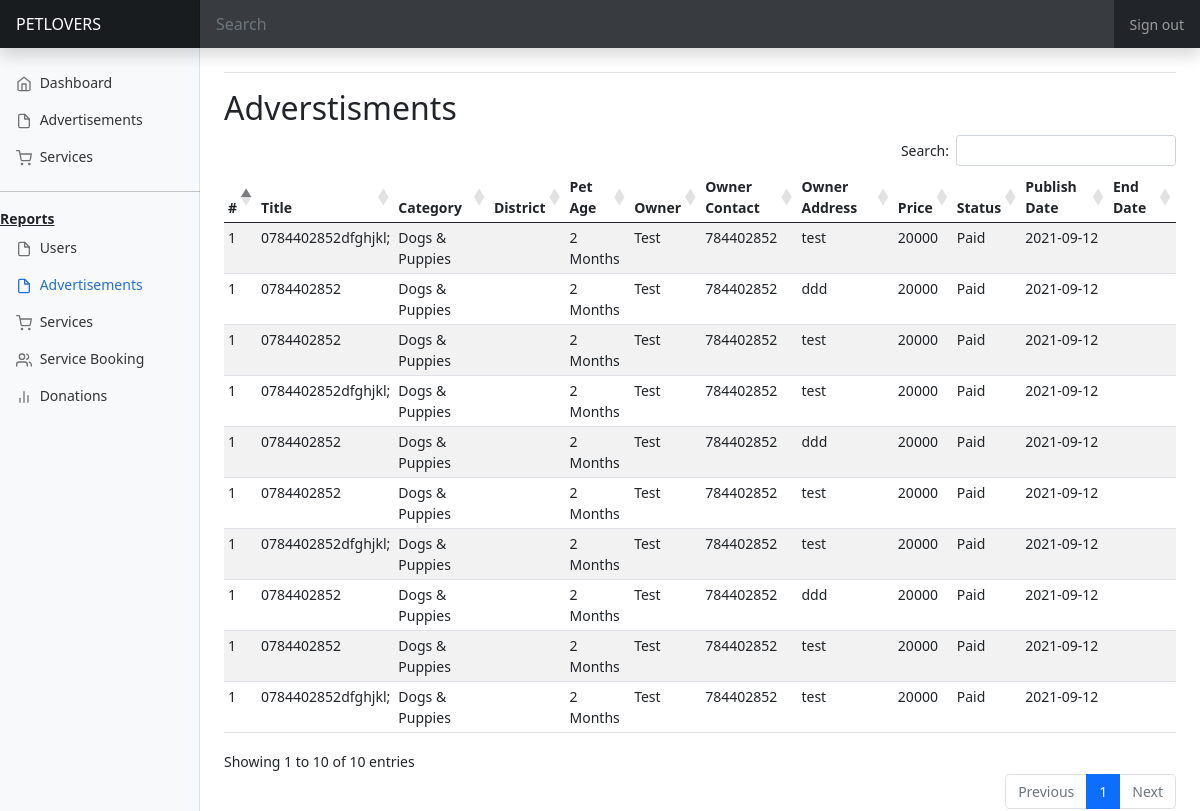
Page /admin/advertisements.php (signed in) on the committed database.
### tables this page shows
CREATE TABLE `advertisement` (
  `add_id` int(11) NOT NULL,
  `pet_cat` int(11) NOT NULL,
  `district_id` int(11) NOT NULL,
  `post_title` varchar(500) NOT NULL,
  `pet_age` varchar(200) NOT NULL,
  `owner_name` varchar(500) NOT NULL,
  `owner_contact` int(10) NOT NULL,
  `owner_address` varchar(500) NOT NULL,
  `price` int(11) NOT NULL,
  `description` varchar(500) NOT NULL,
  `status` int(11) NOT NULL,
  `pay_status` int(11) NOT NULL,
  `published_date` date DEFAULT NULL,
  `end_date` date DEFAULT NULL,
  `package_id` int(11) DEFAULT NULL,
  `posted_date` date NOT NULL,
  `user_id` int(11) NOT NULL
);

CREATE TABLE `categories` (
  `cat_id` int(11) NOT NULL,
  `cat_name` varchar(200) NOT NULL
);

### model/admin.model.php (called while the page is built, shortened)
<?php
class admin
{
    public function getPosts(){
        global $con;
        $r=$con->prepare("SELECT a.add_id,a.pet_cat,c.cat_name,a.district_id,d.district_name,a.post_title,a.pet_age, "
        ."a.owner_name,a.owner_contact,a.owner_address,a.price,a.description,a.status,a.pay_status,a.published_date, "
        ."a.user_id,COUNT(i.img_id) as image_count from advertisement a left JOIN categories c on a.pet_cat=c.cat_id "
        ."LEFT JOIN district d on a.district_id=d.district_id left join post_image i on a.add_id=i.post_id  "
        ."GROUP by a.add_id");
        $r->execute();
        return $r;
    }
}

### admin/advertisements.php (the view, shortened to what this page needs)
<?php
include '../common/connection.php';
include '../model/admin.model.php';
$oba = new admin();
$posts = $oba->getPosts();
?>
<!doctype html>
<html lang="en">
<head>
    <link href="https://cdn.jsdelivr.net/npm/bootstrap@5.1.0/dist/css/bootstrap.min.css" rel="stylesheet">
    <link rel="stylesheet" href="https://use.fontawesome.com/releases/v5.13.0/css/all.css">
    <link rel="stylesheet" href="./css/styles.css">
    <link rel="stylesheet" href="https://cdn.datatables.net/1.11.1/css/dataTables.bootstrap5.min.css">
    <link href="dashboard.css" rel="stylesheet">
</head>
<body>
    <header class="navbar navbar-dark sticky-top bg-dark flex-md-nowrap p-0 shadow">
        <a class="navbar-brand col-md-3 col-lg-2 me-0 px-3" href="#">PETLOVERS</a>
        <input class="form-control form-control-dark w-100" type="text" placeholder="Search" aria-label="Search">
        <div class="navbar-nav">
            <div class="nav-item text-nowrap">
                <a class="nav-link px-3" href="./login">Sign out</a>
            </div>
        </div>
    </header>
    <div class="container-fluid">
        <div class="row">
            <nav id="sidebarMenu" class="col-md-3 col-lg-2 d-md-block bg-light sidebar collapse">
                <div class="position-sticky pt-3">
                    <ul class="nav flex-column">
                        <li class="nav-item">
                            <a class="nav-link " aria-current="page" href="#">
                                <span data-feather="home"></span>
                                Dashboard
                            </a>
                        </li>
                        <li class="nav-item">
                            <a class="nav-link" href="./admin-adds">
                                <span data-feather="file"></span>
                                Advertisements
                            </a>
                        </li>
                        <li class="nav-item">
                            <a class="nav-link" href="./admin-services">
                                <span data-feather="shopping-cart"></span>
                                Services
                            </a>
                        </li>
                        <hr>
                        <li class="nav-item"><b><u>Reports</u></b></li>
                        <li class="nav-item">
                            <a class="nav-link " href="./users">
                                <span data-feather="file"></span>
                                Users
                            </a>
                        </li>
                        <li class="nav-item">
                            <a class="nav-link active" href="./advertisements">
                                <span data-feather="file"></span>
                                Advertisements
                            </a>
                        </li>
                        <li class="nav-item">
                            <a class="nav-link" href="./services">
                                <span data-feather="shopping-cart"></span>
                                Services
                            </a>
                        </li>
                        <li class="nav-item">
                            <a class="nav-link" href="./service-booking">
                                <span data-feather="users"></span>
                                Service Booking
                            </a>
                        </li>
                        <li class="nav-item">
                            <a class="nav-link" href="./donation">
                                <span data-feather="bar-chart-2"></span>
                                Donations
                            </a>
                        </li>
                    </ul>
                </div>
            </nav>
            <main class="col-md-9 ms-sm-auto col-lg-10 px-md-4">
                <div class="d-flex justify-content-between flex-wrap flex-md-nowrap align-items-center pt-3 pb-2 mb-3 border-bottom">
                </div>
                <h2>Adverstisments</h2>
                <div class="table-responsive">
                    <table class="table table-striped table-sm" id="reporttable">
                        <thead>
                            <tr>
                                <th scope="col">#</th>
                                <th scope="col">Title</th>
                                <th scope="col">Category</th>
                                <th scope="col">District</th>
                                <th scope="col">Pet Age</th>
                                <th scope="col">Owner</th>
                                <th scope="col">Owner Contact</th>
                                <th scope="col">Owner Address</th>
                                <th scope="col">Price</th>
                                <th scope="col">Status</th>
                                <th scope="col">Publish Date</th>
                                <th scope="col">End Date</th>
                            </tr>
                        </thead>
                        <tbody>
                            <?php
                            $i = 1;
                            while ($row = $posts->fetch(PDO::FETCH_BOTH)) { ?>
                                <tr>
                                    <td><?php echo $i ?></td>
                                    <td><?php echo $row['post_title'] ?></td>
                                    <td><?php echo $row['cat_name'] ?></td>
                                    <td><?php echo $row['district'] ?></td>
                                    <td><?php echo $row['pet_age'] ?></td>
                                    <td><?php echo $row['owner_name'] ?></td>
                                    <td><?php echo $row['owner_contact'] ?></td>
                                    <td><?php echo $row['owner_address'] ?></td>
                                    <td><?php echo $row['price'] ?></td>
                                    <td>
                                        <?php if ($row['pay_status'] == 1) {
                                            echo 'Paid';
                                        } else {
                                            echo 'Payment Pending';
                                        }
                                        ?>
                                    </td>
                                    <td><?php echo $row['published_date'] ?></td>
                                    <td><?php echo $row['end_date'] ?></td>
                                </tr>
                            <?php } ?>
                        </tbody>
                    </table>
                </div>
            </main>
        </div>
    </div>
</body>
</html>

### css/styles.css (style rules this page uses)
body { background-color: white; }

### admin/dashboard.css (style rules this page uses)
body { font-size: .875rem; }
.feather { width: 16px; height: 16px; vertical-align: text-bottom; }
.sidebar { position: fixed; top: 0; bottom: 0; left: 0; z-index: 100; padding: 48px 0 0; box-shadow: inset -1px 0 0 rgba(0, 0, 0, .1); }
.sidebar .nav-link { font-weight: 500; color: #333; }
.sidebar .nav-link .feather { margin-right: 4px; color: #727272; }
.sidebar .nav-link.active { color: #2470dc; }
.sidebar .nav-link:hover .feather, .sidebar .nav-link.active .feather { color: inherit; }
.navbar-brand { padding-top: .75rem; padding-bottom: .75rem; font-size: 1rem; background-color: rgba(0, 0, 0, .25); box-shadow: inset -1px 0 0 rgba(0, 0, 0, .25); }
.navbar .form-control { padding: .75rem 1rem; border-width: 0; border-radius: 0; }
.form-control-dark { color: #fff; background-color: rgba(255, 255, 255, .1); border-color: rgba(255, 255, 255, .1); }

### rows in the picture
advertisement: post_title "0784402852dfghjkl;", categories.cat_name "Dogs & Puppies", pet_age "2 Months", owner_name "Test", owner_contact "784402852", owner_address "test", price "20000", pay_status "Paid", published_date "2021-09-12"
advertisement: post_title "0784402852", categories.cat_name "Dogs & Puppies", pet_age "2 Months", owner_name "Test", owner_contact "784402852", owner_address "ddd", price "20000", pay_status "Paid", published_date "2021-09-12"
advertisement: post_title "0784402852", categories.cat_name "Dogs & Puppies", pet_age "2 Months", owner_name "Test", owner_contact "784402852", owner_address "test", price "20000", pay_status "Paid", published_date "2021-09-12"
advertisement: post_title "0784402852dfghjkl;", categories.cat_name "Dogs & Puppies", pet_age "2 Months", owner_name "Test", owner_contact "784402852", owner_address "test", price "20000", pay_status "Paid", published_date "2021-09-12"
advertisement: post_title "0784402852", categories.cat_name "Dogs & Puppies", pet_age "2 Months", owner_name "Test", owner_contact "784402852", owner_address "ddd", price "20000", pay_status "Paid", published_date "2021-09-12"
advertisement: post_title "0784402852", categories.cat_name "Dogs & Puppies", pet_age "2 Months", owner_name "Test", owner_contact "784402852", owner_address "test", price "20000", pay_status "Paid", published_date "2021-09-12"
advertisement: post_title "0784402852dfghjkl;", categories.cat_name "Dogs & Puppies", pet_age "2 Months", owner_name "Test", owner_contact "784402852", owner_address "test", price "20000", pay_status "Paid", published_date "2021-09-12"
advertisement: post_title "0784402852", categories.cat_name "Dogs & Puppies", pet_age "2 Months", owner_name "Test", owner_contact "784402852", owner_address "ddd", price "20000", pay_status "Paid", published_date "2021-09-12"
advertisement: post_title "0784402852", categories.cat_name "Dogs & Puppies", pet_age "2 Months", owner_name "Test", owner_contact "784402852", owner_address "test", price "20000", pay_status "Paid", published_date "2021-09-12"
advertisement: post_title "0784402852dfghjkl;", categories.cat_name "Dogs & Puppies", pet_age "2 Months", owner_name "Test", owner_contact "784402852", owner_address "test", price "20000", pay_status "Paid", published_date "2021-09-12"
